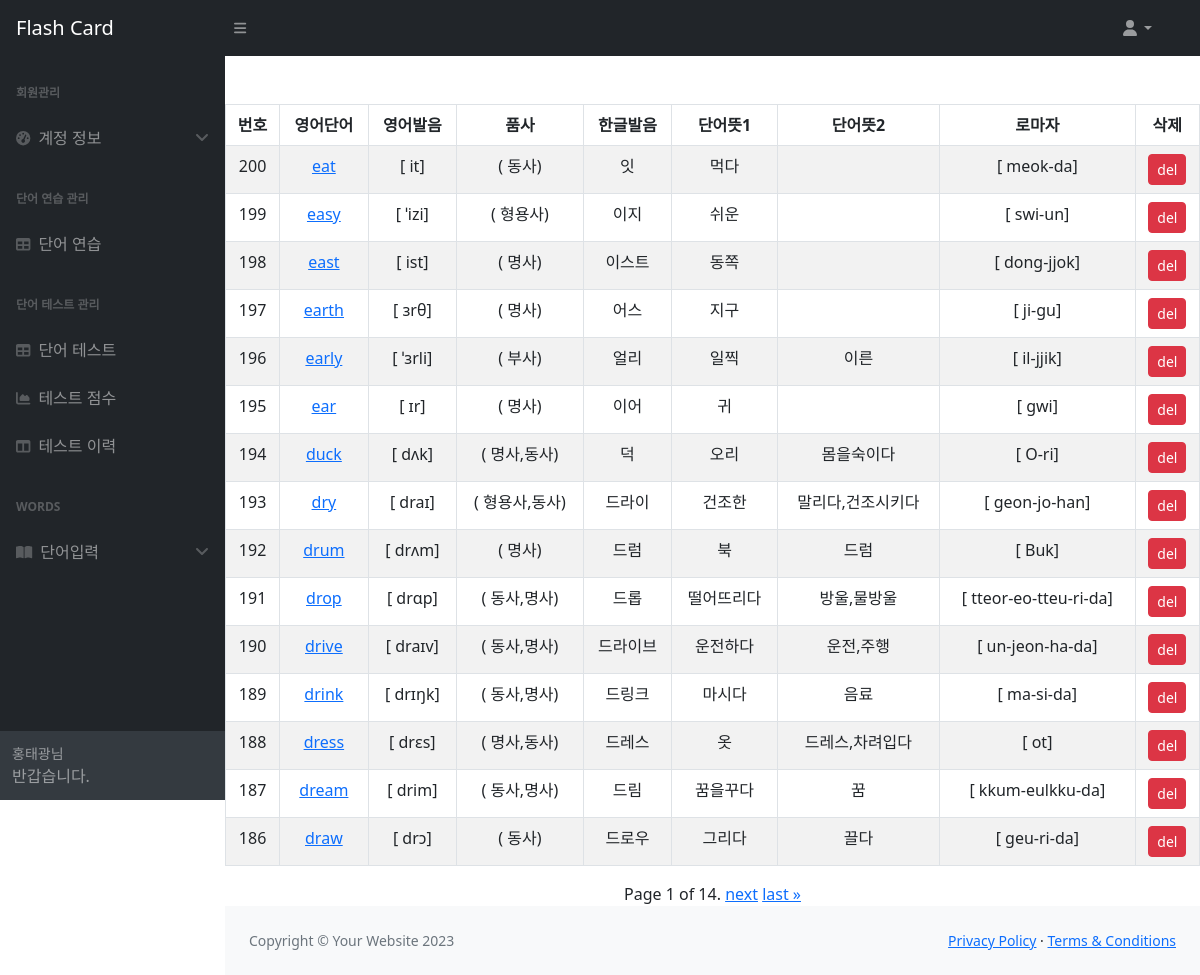
The page /words/ on the database as committed earlier.
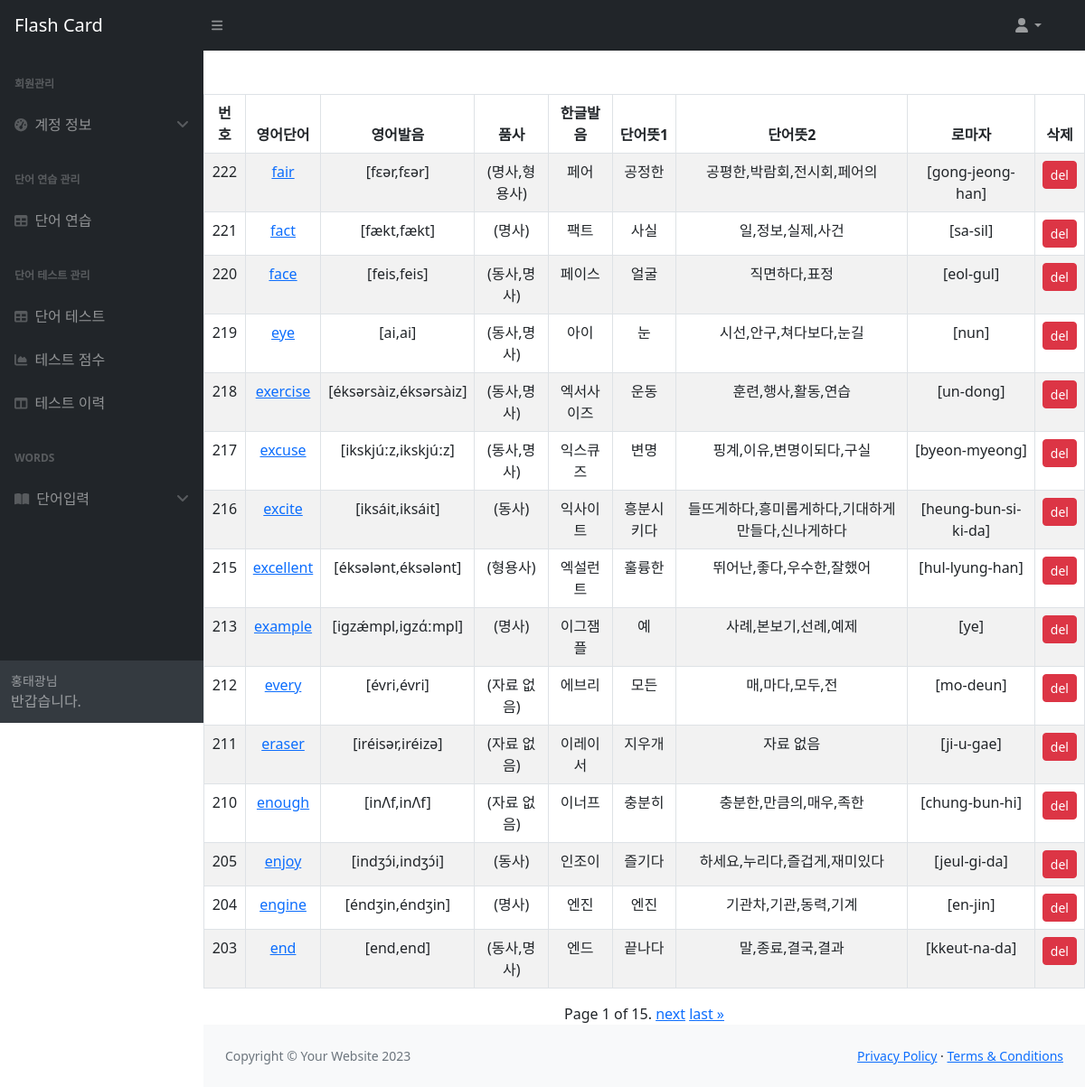
The same page on the database as committed later.
### words/models.py (models this page shows)
class Word(models.Model):
    en_word = models.CharField(max_length=30)
    en_phonetic = models.CharField(max_length=30)
    word_class = models.CharField(max_length=30)
    ko_phonetic = models.CharField(max_length=30)
    ko_word_1 = models.CharField(max_length=50)
    ko_word_2 = models.CharField(max_length=50)
    ko_romanize = models.CharField(max_length=50)
    reg_date = models.DateTimeField(auto_now_add=True)

### words/views.py (the view, shortened to what this page needs)
# urls.py: path("", views.WordList.as_view(), name="words"),
class WordList(View):
    def get(self, request):
        words = Word.objects.all().order_by('-id')
        paginator = Paginator(words, 15)
        page_number = request.GET.get("page")
        word_list = paginator.get_page(page_number)
        context = {'word_list': word_list}
        return render(request, 'words/word_list.html', context)

### words/templates/words/word_list.html (shortened to what this page needs)
{% extends 'base.html' %}
{% block content %}
<table class="container table table-hover table-striped table-bordered text-center mt-5">
    <thead>
    <tr>
        <th scope="col" class="text-center">번호</th>
        <th scope="col" class="text-center">영어단어</th>
        <th scope="col" class="text-center">영어발음</th>
        <th scope="col" class="text-center">품사</th>
        <th scope="col" class="text-center">한글발음</th>
        <th scope="col" class="text-center">단어뜻1</th>
        <th scope="col" class="text-center">단어뜻2</th>
        <th scope="col" class="text-center">로마자</th>
        <th scope="col" class="text-center">삭제</th>
    </tr>
    </thead>
    {% for word in word_list %}
    <tr>
        <td scope="col" class="text-center"><span>{{ word.id }}</span></td>
        <td scope="col" class="text-center"><a href="{% url 'word-edit' word.id %}"><span>{{ word.en_word }}</span></a></td>
        <td scope="col" class="text-center"><span>[{{ word.en_phonetic }}]</span></td>
        <td scope="col" class="text-center"><span>({{word.word_class}})</span></td>
        <td scope="col" class="text-center"><span>{{ word.ko_phonetic }}</span></td>
        <td scope="col" class="text-center"><span>{{ word.ko_word_1 }}</span></td>
        <td scope="col" class="text-center"><span>{{ word.ko_word_2 }}</span></td>
        <td scope="col" class="text-center"><span>[{{ word.ko_romanize }}]</span></td>
        <td scope="col" class="text-center">
            <form action="{% url 'words' %}" method="post">
                <button type="submit" class="btn btn-danger btn-sm">del</button>
            </form>
        </td>
    </tr>
    {% endfor %}
</table>
<div class="container text-center">
    <span>
        <span>
            Page {{ word_list.number }} of {{ word_list.paginator.num_pages }}.
        </span>
        {% if word_list.has_next %}
            <a href="?page={{ word_list.next_page_number }}">next</a>
            <a href="?page={{ word_list.paginator.num_pages }}">last &raquo;</a>
        {% endif %}
    </span>
</div>
{% endblock content %}

Rows that differ between the two databases and show on the page:
no longer on this page (row unchanged): Word: id "200", en_word "eat", en_phonetic "it", word_class "동사", ko_phonetic "잇", ko_word_1 "먹다", ko_romanize "meok-da"
no longer on this page (row unchanged): Word: id "199", en_word "easy", en_phonetic "ˈizi", word_class "형용사", ko_phonetic "이지", ko_word_1 "쉬운", ko_romanize "swi-un"
no longer on this page (row unchanged): Word: id "198", en_word "east", en_phonetic "ist", word_class "명사", ko_phonetic "이스트", ko_word_1 "동쪽", ko_romanize "dong-jjok"
no longer on this page (row unchanged): Word: id "197", en_word "earth", en_phonetic "ɜrθ", word_class "명사", ko_phonetic "어스", ko_word_1 "지구", ko_romanize "ji-gu"
no longer on this page (row unchanged): Word: id "196", en_word "early", en_phonetic "ˈɜrli", word_class "부사", ko_phonetic "얼리", ko_word_1 "일찍", ko_word_2 "이른", ko_romanize "il-jjik"
no longer on this page (row unchanged): Word: id "195", en_word "ear", en_phonetic "ɪr", word_class "명사", ko_phonetic "이어", ko_word_1 "귀", ko_romanize "gwi"
no longer on this page (row unchanged): Word: id "194", en_word "duck", en_phonetic "dʌk", word_class "명사,동사", ko_phonetic "덕", ko_word_1 "오리", ko_word_2 "몸을숙이다", ko_romanize "O-ri"
no longer on this page (row unchanged): Word: id "193", en_word "dry", en_phonetic "draɪ", word_class "형용사,동사", ko_phonetic "드라이", ko_word_1 "건조한", ko_word_2 "말리다,건조시키다", ko_romanize "geon-jo-han"
no longer on this page (row unchanged): Word: id "192", en_word "drum", en_phonetic "drʌm", word_class "명사", ko_phonetic "드럼", ko_word_1 "북", ko_word_2 "드럼", ko_romanize "Buk"
no longer on this page (row unchanged): Word: id "191", en_word "drop", en_phonetic "drɑp", word_class "동사,명사", ko_phonetic "드롭", ko_word_1 "떨어뜨리다", ko_word_2 "방울,물방울", ko_romanize "tteor-eo-tteu-ri-da"
no longer on this page (row unchanged): Word: id "190", en_word "drive", en_phonetic "draɪv", word_class "동사,명사", ko_phonetic "드라이브", ko_word_1 "운전하다", ko_word_2 "운전,주행", ko_romanize "un-jeon-ha-da"
no longer on this page (row unchanged): Word: id "189", en_word "drink", en_phonetic "drɪŋk", word_class "동사,명사", ko_phonetic "드링크", ko_word_1 "마시다", ko_word_2 "음료", ko_romanize "ma-si-da"
no longer on this page (row unchanged): Word: id "188", en_word "dress", en_phonetic "drɛs", word_class "명사,동사", ko_phonetic "드레스", ko_word_1 "옷", ko_word_2 "드레스,차려입다", ko_romanize "ot"
no longer on this page (row unchanged): Word: id "187", en_word "dream", en_phonetic "drim", word_class "동사,명사", ko_phonetic "드림", ko_word_1 "꿈을꾸다", ko_word_2 "꿈", ko_romanize "kkum-eulkku-da"
no longer on this page (row unchanged): Word: id "186", en_word "draw", en_phonetic "drɔ", word_class "동사", ko_phonetic "드로우", ko_word_1 "그리다", ko_word_2 "끌다", ko_romanize "geu-ri-da"
added Word: id "222", en_word "fair", en_phonetic "fεər,fεər", word_class "명사,형용사", ko_phonetic "페어", ko_word_1 "공정한", ko_word_2 "공평한,박람회,전시회,페어의", ko_romanize "gong-jeong-han"
added Word: id "221", en_word "fact", en_phonetic "fækt,fækt", word_class "명사", ko_phonetic "팩트", ko_word_1 "사실", ko_word_2 "일,정보,실제,사건", ko_romanize "sa-sil"
added Word: id "220", en_word "face", en_phonetic "feis,feis", word_class "동사,명사", ko_phonetic "페이스", ko_word_1 "얼굴", ko_word_2 "직면하다,표정", ko_romanize "eol-gul"
added Word: id "219", en_word "eye", en_phonetic "ai,ai", word_class "동사,명사", ko_phonetic "아이", ko_word_1 "눈", ko_word_2 "시선,안구,쳐다보다,눈길", ko_romanize "nun"
added Word: id "218", en_word "exercise", en_phonetic "éksərsàiz,éksərsàiz", word_class "동사,명사", ko_phonetic "엑서사이즈", ko_word_1 "운동", ko_word_2 "훈련,행사,활동,연습", ko_romanize "un-dong"
added Word: id "217", en_word "excuse", en_phonetic "ikskjúːz,ikskjúːz", word_class "동사,명사", ko_phonetic "익스큐즈", ko_word_1 "변명", ko_word_2 "핑계,이유,변명이되다,구실", ko_romanize "byeon-myeong"
added Word: id "216", en_word "excite", en_phonetic "iksáit,iksáit", word_class "동사", ko_phonetic "익사이트", ko_word_1 "흥분시키다", ko_word_2 "들뜨게하다,흥미롭게하다,기대하게만들다,신나게하다", ko_romanize "heung-bun-si-ki-da"
added Word: id "215", en_word "excellent", en_phonetic "éksələnt,éksələnt", word_class "형용사", ko_phonetic "엑설런트", ko_word_1 "훌륭한", ko_word_2 "뛰어난,좋다,우수한,잘했어", ko_romanize "hul-lyung-han"
added Word: id "213", en_word "example", en_phonetic "igzǽmpl,igzάːmpl", word_class "명사", ko_phonetic "이그잼플", ko_word_1 "예", ko_word_2 "사례,본보기,선례,예제", ko_romanize "ye"
added Word: id "212", en_word "every", en_phonetic "évri,évri", word_class "자료 없음", ko_phonetic "에브리", ko_word_1 "모든", ko_word_2 "매,마다,모두,전", ko_romanize "mo-deun"
added Word: id "211", en_word "eraser", en_phonetic "iréisər,iréizə", word_class "자료 없음", ko_phonetic "이레이서", ko_word_1 "지우개", ko_word_2 "자료 없음", ko_romanize "ji-u-gae"
added Word: id "210", en_word "enough", en_phonetic "inΛf,inΛf", word_class "자료 없음", ko_phonetic "이너프", ko_word_1 "충분히", ko_word_2 "충분한,만큼의,매우,족한", ko_romanize "chung-bun-hi"
added Word: id "205", en_word "enjoy", en_phonetic "indʒɔ́i,indʒɔ́i", word_class "동사", ko_phonetic "인조이", ko_word_1 "즐기다", ko_word_2 "하세요,누리다,즐겁게,재미있다", ko_romanize "jeul-gi-da"
added Word: id "204", en_word "engine", en_phonetic "éndʒin,éndʒin", word_class "명사", ko_phonetic "엔진", ko_word_1 "엔진", ko_word_2 "기관차,기관,동력,기계", ko_romanize "en-jin"
added Word: id "203", en_word "end", en_phonetic "end,end", word_class "동사,명사", ko_phonetic "엔드", ko_word_1 "끝나다", ko_word_2 "말,종료,결국,결과", ko_romanize "kkeut-na-da"
Other text that changed with them:
{{ word_list.paginator.num_pages }}: "14" → "15"
